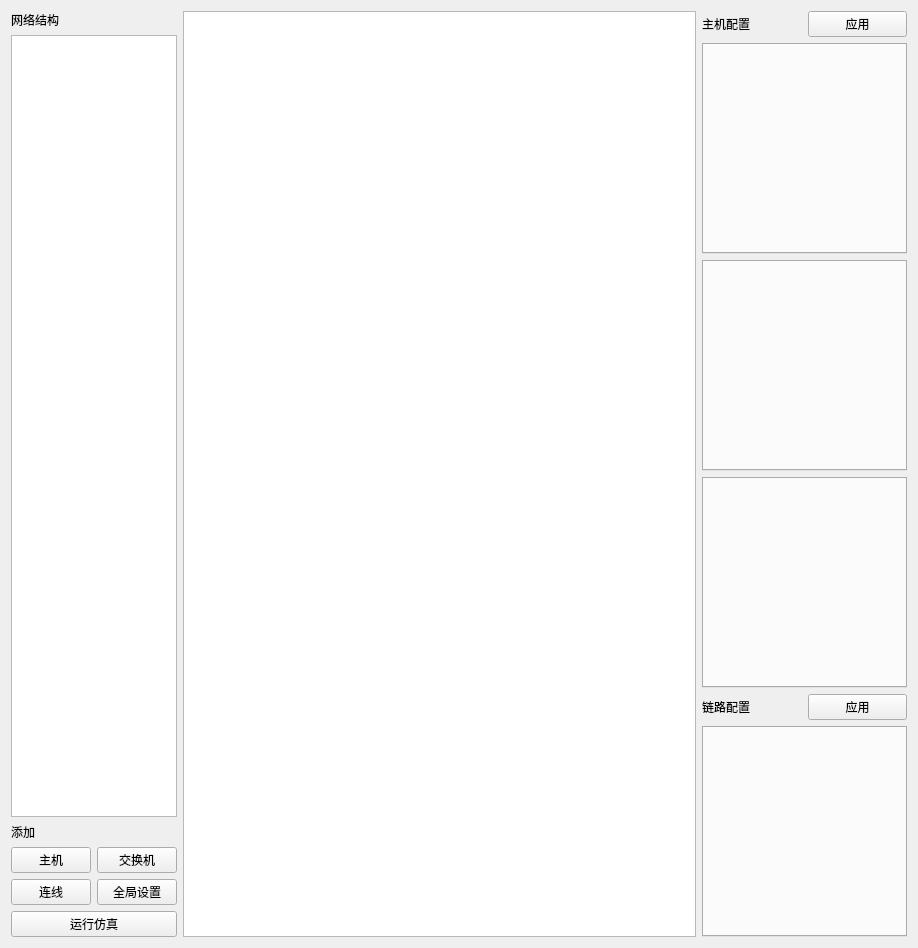
<?xml version="1.0" encoding="UTF-8"?>
<ui version="4.0">
 <class>Form</class>
 <widget class="QWidget" name="Form">
  <property name="geometry">
   <rect>
    <x>0</x>
    <y>0</y>
    <width>918</width>
    <height>948</height>
   </rect>
  </property>
  <property name="windowTitle">
   <string>Form</string>
  </property>
  <layout class="QHBoxLayout" name="horizontalLayout_3">
   <item>
    <layout class="QHBoxLayout" name="horizontalLayout" stretch="1,5,2">
     <item>
      <layout class="QVBoxLayout" name="verticalLayout_2">
       <item>
        <layout class="QHBoxLayout" name="horizontalLayout_2">
         <item>
          <widget class="QLabel" name="label">
           <property name="text">
            <string>网络结构</string>
           </property>
          </widget>
         </item>
        </layout>
       </item>
       <item>
        <layout class="QVBoxLayout" name="verticalLayout_3">
         <item>
          <widget class="QTreeWidget" name="infoList">
           <property name="columnCount">
            <number>0</number>
           </property>
          </widget>
         </item>
         <item>
          <widget class="QLabel" name="label_2">
           <property name="text">
            <string>添加</string>
           </property>
          </widget>
         </item>
         <item>
          <layout class="QGridLayout" name="add" rowstretch="0,0,0">
           <item row="2" column="1">
            <widget class="QPushButton" name="global_setting">
             <property name="text">
              <string>全局设置</string>
             </property>
             <property name="icon">
              <iconset>
               <normaloff>../../img/MaterialSymbolsSettings.png</normaloff>../../img/MaterialSymbolsSettings.png</iconset>
             </property>
            </widget>
           </item>
           <item row="0" column="1">
            <widget class="QPushButton" name="add_switch">
             <property name="text">
              <string>交换机</string>
             </property>
             <property name="icon">
              <iconset>
               <normaloff>../../img/MdiSwitch.png</normaloff>../../img/MdiSwitch.png</iconset>
             </property>
            </widget>
           </item>
           <item row="2" column="0">
            <widget class="QPushButton" name="add_line">
             <property name="text">
              <string>连线</string>
             </property>
             <property name="icon">
              <iconset>
               <normaloff>../../img/WhhLine.png</normaloff>../../img/WhhLine.png</iconset>
             </property>
            </widget>
           </item>
           <item row="0" column="0">
            <widget class="QPushButton" name="add_host">
             <property name="text">
              <string>主机</string>
             </property>
             <property name="icon">
              <iconset>
               <normaloff>../../img/Host.png</normaloff>../../img/Host.png</iconset>
             </property>
            </widget>
           </item>
          </layout>
         </item>
         <item>
          <widget class="QPushButton" name="run">
           <property name="text">
            <string>运行仿真</string>
           </property>
           <property name="icon">
            <iconset>
             <normaloff>fe/img/播放按钮.png</normaloff>fe/img/播放按钮.png</iconset>
           </property>
          </widget>
         </item>
        </layout>
       </item>
      </layout>
     </item>
     <item>
      <layout class="QVBoxLayout" name="verticalLayout" stretch="0">
       <item>
        <widget class="QGraphicsView" name="graphicsView"/>
       </item>
      </layout>
     </item>
     <item>
      <layout class="QVBoxLayout" name="verticalLayout_5">
       <item>
        <layout class="QHBoxLayout" name="horizontalLayout_4">
         <item>
          <widget class="QLabel" name="label_3">
           <property name="text">
            <string>主机配置</string>
           </property>
          </widget>
         </item>
         <item>
          <widget class="QPushButton" name="hostApply">
           <property name="text">
            <string>应用</string>
           </property>
          </widget>
         </item>
        </layout>
       </item>
       <item>
        <widget class="QTabWidget" name="hostWuli"/>
       </item>
       <item>
        <widget class="QTabWidget" name="hostXieyi"/>
       </item>
       <item>
        <widget class="QTabWidget" name="hostZhongjian"/>
       </item>
       <item>
        <layout class="QHBoxLayout" name="horizontalLayout_5">
         <item>
          <widget class="QLabel" name="label_5">
           <property name="text">
            <string>链路配置</string>
           </property>
          </widget>
         </item>
         <item>
          <widget class="QPushButton" name="linkApple">
           <property name="text">
            <string>应用</string>
           </property>
          </widget>
         </item>
        </layout>
       </item>
       <item>
        <widget class="QTabWidget" name="lianlu"/>
       </item>
      </layout>
     </item>
    </layout>
   </item>
  </layout>
 </widget>
 <resources/>
 <connections/>
</ui>
